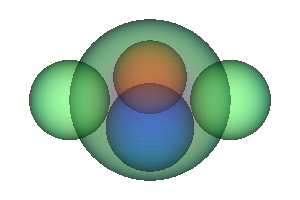

The Python source for this figure:
#!/usr/bin/env python

# Demonstrate vtkDepthSortPolyData sorting overlapping translucent spheres
# back-to-front for correct transparency rendering.

# Factory overrides
import vtkmodules.vtkInteractionStyle  # noqa: F401
import vtkmodules.vtkRenderingFreeType  # noqa: F401
import vtkmodules.vtkRenderingOpenGL2  # noqa: F401

from vtkmodules.vtkFiltersCore import vtkAppendPolyData
from vtkmodules.vtkFiltersHybrid import vtkDepthSortPolyData
from vtkmodules.vtkFiltersSources import vtkSphereSource
from vtkmodules.vtkRenderingCore import (
    VTK_SCALAR_MODE_USE_CELL_FIELD_DATA,
    vtkActor,
    vtkCamera,
    vtkPolyDataMapper,
    vtkRenderWindow,
    vtkRenderWindowInteractor,
    vtkRenderer,
)

# Camera
camera = vtkCamera()

# Renderer
renderer = vtkRenderer()
renderer.SetActiveCamera(camera)

# Create five spheres at different positions
sphere_1 = vtkSphereSource()
sphere_1.SetThetaResolution(80)
sphere_1.SetPhiResolution(40)
sphere_1.SetRadius(1)
sphere_1.SetCenter(0, 0, 0)

sphere_2 = vtkSphereSource()
sphere_2.SetThetaResolution(80)
sphere_2.SetPhiResolution(40)
sphere_2.SetRadius(0.5)
sphere_2.SetCenter(1, 0, 0)

sphere_3 = vtkSphereSource()
sphere_3.SetThetaResolution(80)
sphere_3.SetPhiResolution(40)
sphere_3.SetRadius(0.5)
sphere_3.SetCenter(-1, 0, 0)

sphere_4 = vtkSphereSource()
sphere_4.SetThetaResolution(80)
sphere_4.SetPhiResolution(40)
sphere_4.SetRadius(0.5)
sphere_4.SetCenter(0, 1, 0)

sphere_5 = vtkSphereSource()
sphere_5.SetThetaResolution(80)
sphere_5.SetPhiResolution(40)
sphere_5.SetRadius(0.5)
sphere_5.SetCenter(0, -1, 0)

# Append all spheres
append_data = vtkAppendPolyData()
append_data.AddInputConnection(sphere_1.GetOutputPort())
append_data.AddInputConnection(sphere_2.GetOutputPort())
append_data.AddInputConnection(sphere_3.GetOutputPort())
append_data.AddInputConnection(sphere_4.GetOutputPort())
append_data.AddInputConnection(sphere_5.GetOutputPort())

# Depth sort
depth_sort = vtkDepthSortPolyData()
depth_sort.SetInputConnection(append_data.GetOutputPort())
depth_sort.SetDirectionToBackToFront()
depth_sort.SetVector(1, 1, 1)
depth_sort.SetCamera(camera)
depth_sort.SortScalarsOn()
depth_sort.Update()

# Mapper
mapper = vtkPolyDataMapper()
mapper.SetInputConnection(depth_sort.GetOutputPort())
mapper.SetScalarRange(0, depth_sort.GetOutput().GetNumberOfCells())
mapper.SetScalarVisibility(1)
mapper.SelectColorArray("sortedCellIds")
mapper.SetUseLookupTableScalarRange(0)
mapper.SetScalarMode(VTK_SCALAR_MODE_USE_CELL_FIELD_DATA)

# Actor
actor = vtkActor()
actor.SetMapper(mapper)
actor.GetProperty().SetOpacity(0.5)
actor.GetProperty().SetColor(1, 0, 0)
actor.RotateX(-72)

depth_sort.SetProp3D(actor)

renderer.AddActor(actor)
renderer.SetBackground(1, 1, 1)

# Window
render_window = vtkRenderWindow()
render_window.AddRenderer(renderer)
render_window.SetSize(300, 200)
render_window.SetWindowName("depth sort")

# Interactor
interactor = vtkRenderWindowInteractor()
interactor.SetRenderWindow(render_window)

renderer.ResetCamera()
renderer.GetActiveCamera().Zoom(2.2)

interactor.Initialize()
interactor.Start()
